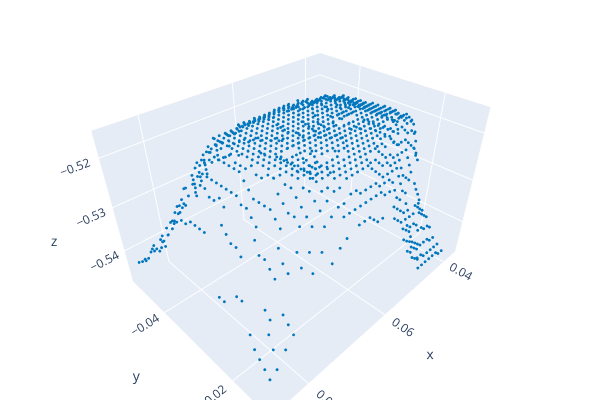

The notebook cell this image was saved under:
### Markdown cell above
## 3. ROI Depth -> PointCloud

### Code cell
depth_contig = np.ascontiguousarray(roi_depth)
depth_o3d = o3d.geometry.Image(depth_contig)

# depth_o3d = o3d.geometry.Image(roi_depth)

dummy_gray = np.ones_like(roi_depth, dtype=np.uint8) * 128
dummy_rgb = np.stack([dummy_gray]*3, axis=2) 
dummy_color = o3d.geometry.Image(dummy_rgb)

rgbd = o3d.geometry.RGBDImage.create_from_color_and_depth(
    dummy_color,
    depth_o3d,
    depth_scale=1000,
    depth_trunc = 2.0,
    convert_rgb_to_intensity = False
)

pcd = o3d.geometry.PointCloud.create_from_rgbd_image(
    rgbd,
    roi_intrinsic
)

# 좌표계 맞춤 (Open3D 시각화 기준)
pcd.transform([[1, 0, 0, 0],
               [0, -1, 0, 0],
               [0, 0, -1, 0],
               [0, 0, 0, 1]])

# 시각화
main_pcd_color = [0.008, 0.467, 0.741] 
pcd.paint_uniform_color(main_pcd_color) #0277BD 
o3d.visualization.draw_plotly([pcd],
                                  window_name = "1. Raw ROI PCD")

### Figure 1 — Plotly figure (JSON) as saved in the notebook; plotly's stock layout.template omitted (floating-point values rounded to 4 significant figures; data arrays with more than 128 entries replaced by an {"elided": "..."} marker saying what was removed)
{"data": [{"marker": {"color": {"elided": "1033x3 float values"}, "size": 1}, "mode": "markers", "type": "scatter3d", "x": {"elided": "1033 float values"}, "y": {"elided": "1033 float values"}, "z": {"elided": "1033 float values"}}], "layout": {"height": 400, "margin": {"b": 0, "l": 0, "r": 0, "t": 0}, "scene": {"camera": {"center": {"x": 0, "y": 0, "z": 0}, "up": {"x": 0, "y": 0, "z": 1}}}, "showlegend": false, "width": 600}}
